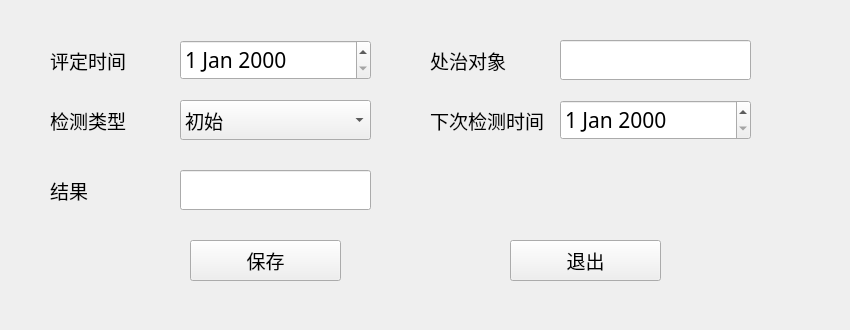
<?xml version="1.0" encoding="UTF-8"?>
<ui version="4.0">
 <class>BMAHWidgetClass</class>
 <widget class="QWidget" name="BMAHWidgetClass">
  <property name="geometry">
   <rect>
    <x>0</x>
    <y>0</y>
    <width>850</width>
    <height>330</height>
   </rect>
  </property>
  <property name="windowTitle">
   <string>BMAHWidget</string>
  </property>
  <widget class="QDateEdit" name="assessmentTimeEdit">
   <property name="geometry">
    <rect>
     <x>180</x>
     <y>40</y>
     <width>191</width>
     <height>40</height>
    </rect>
   </property>
   <property name="font">
    <font>
     <family>等线</family>
     <pointsize>16</pointsize>
    </font>
   </property>
  </widget>
  <widget class="QLabel" name="label_11">
   <property name="geometry">
    <rect>
     <x>50</x>
     <y>40</y>
     <width>121</width>
     <height>41</height>
    </rect>
   </property>
   <property name="font">
    <font>
     <family>等线</family>
     <pointsize>14</pointsize>
    </font>
   </property>
   <property name="text">
    <string>评定时间</string>
   </property>
  </widget>
  <widget class="QComboBox" name="typeOption">
   <property name="geometry">
    <rect>
     <x>180</x>
     <y>100</y>
     <width>191</width>
     <height>40</height>
    </rect>
   </property>
   <property name="font">
    <font>
     <family>等线</family>
     <pointsize>14</pointsize>
    </font>
   </property>
   <item>
    <property name="text">
     <string>初始</string>
    </property>
   </item>
   <item>
    <property name="text">
     <string>定期</string>
    </property>
   </item>
   <item>
    <property name="text">
     <string>特殊</string>
    </property>
   </item>
  </widget>
  <widget class="QLabel" name="label_7">
   <property name="geometry">
    <rect>
     <x>50</x>
     <y>100</y>
     <width>121</width>
     <height>41</height>
    </rect>
   </property>
   <property name="font">
    <font>
     <family>等线</family>
     <pointsize>14</pointsize>
    </font>
   </property>
   <property name="text">
    <string>检测类型</string>
   </property>
  </widget>
  <widget class="QLabel" name="label">
   <property name="geometry">
    <rect>
     <x>50</x>
     <y>170</y>
     <width>121</width>
     <height>41</height>
    </rect>
   </property>
   <property name="font">
    <font>
     <family>等线</family>
     <pointsize>14</pointsize>
    </font>
   </property>
   <property name="text">
    <string>结果</string>
   </property>
  </widget>
  <widget class="QLineEdit" name="resultEdit">
   <property name="geometry">
    <rect>
     <x>180</x>
     <y>170</y>
     <width>191</width>
     <height>40</height>
    </rect>
   </property>
   <property name="font">
    <font>
     <family>等线</family>
     <pointsize>14</pointsize>
    </font>
   </property>
   <property name="text">
    <string/>
   </property>
  </widget>
  <widget class="QLabel" name="label_2">
   <property name="geometry">
    <rect>
     <x>430</x>
     <y>40</y>
     <width>121</width>
     <height>41</height>
    </rect>
   </property>
   <property name="font">
    <font>
     <family>等线</family>
     <pointsize>14</pointsize>
    </font>
   </property>
   <property name="text">
    <string>处治对象</string>
   </property>
  </widget>
  <widget class="QLineEdit" name="remedialMeasuresEdit">
   <property name="geometry">
    <rect>
     <x>560</x>
     <y>40</y>
     <width>191</width>
     <height>40</height>
    </rect>
   </property>
   <property name="font">
    <font>
     <family>等线</family>
     <pointsize>14</pointsize>
    </font>
   </property>
   <property name="text">
    <string/>
   </property>
  </widget>
  <widget class="QDateEdit" name="nextInspectionTimeEdit">
   <property name="geometry">
    <rect>
     <x>560</x>
     <y>100</y>
     <width>191</width>
     <height>40</height>
    </rect>
   </property>
   <property name="font">
    <font>
     <family>等线</family>
     <pointsize>16</pointsize>
    </font>
   </property>
  </widget>
  <widget class="QLabel" name="label_12">
   <property name="geometry">
    <rect>
     <x>430</x>
     <y>100</y>
     <width>121</width>
     <height>41</height>
    </rect>
   </property>
   <property name="font">
    <font>
     <family>等线</family>
     <pointsize>14</pointsize>
    </font>
   </property>
   <property name="text">
    <string>下次检测时间</string>
   </property>
  </widget>
  <widget class="QPushButton" name="saveBtn">
   <property name="geometry">
    <rect>
     <x>190</x>
     <y>240</y>
     <width>151</width>
     <height>41</height>
    </rect>
   </property>
   <property name="font">
    <font>
     <family>等线</family>
     <pointsize>14</pointsize>
    </font>
   </property>
   <property name="text">
    <string>保存</string>
   </property>
  </widget>
  <widget class="QPushButton" name="exitBtn">
   <property name="geometry">
    <rect>
     <x>510</x>
     <y>240</y>
     <width>151</width>
     <height>41</height>
    </rect>
   </property>
   <property name="font">
    <font>
     <family>等线</family>
     <pointsize>14</pointsize>
    </font>
   </property>
   <property name="text">
    <string>退出</string>
   </property>
  </widget>
 </widget>
 <layoutdefault spacing="6" margin="11"/>
 <resources/>
 <connections/>
</ui>
